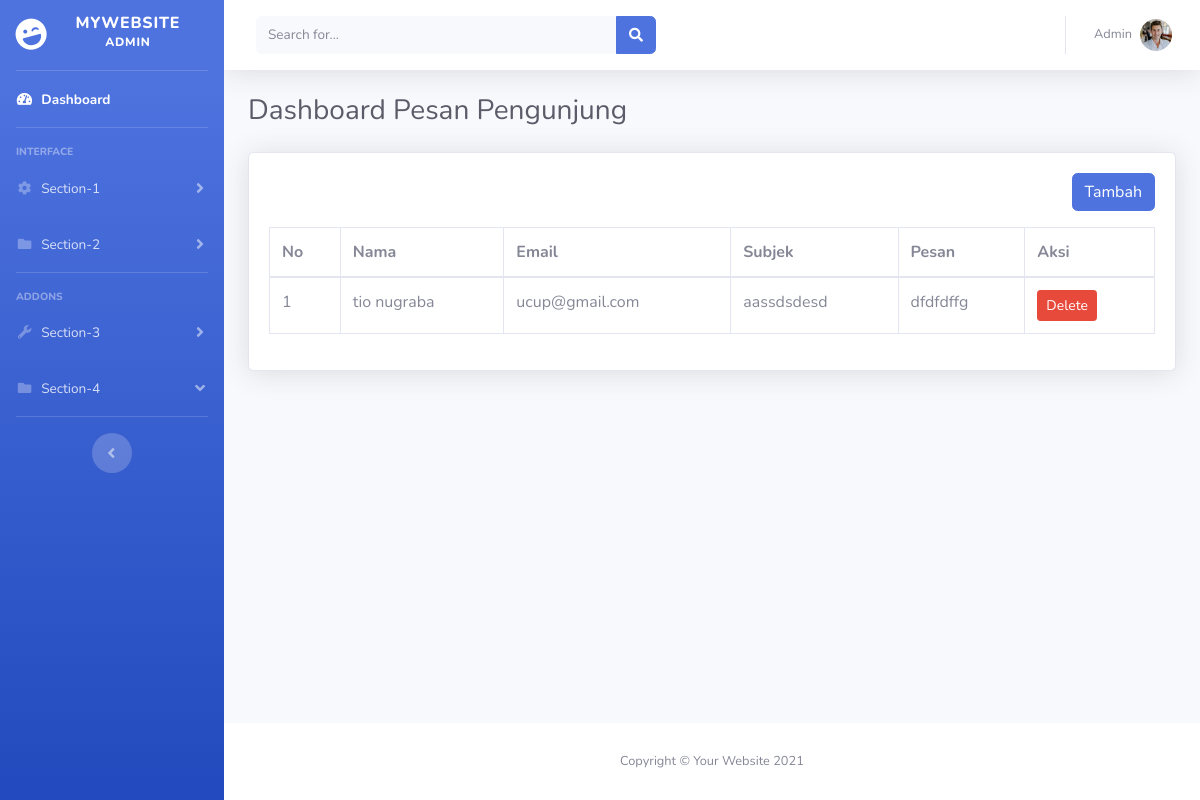
The page /admin/contact.php on the database as committed earlier.
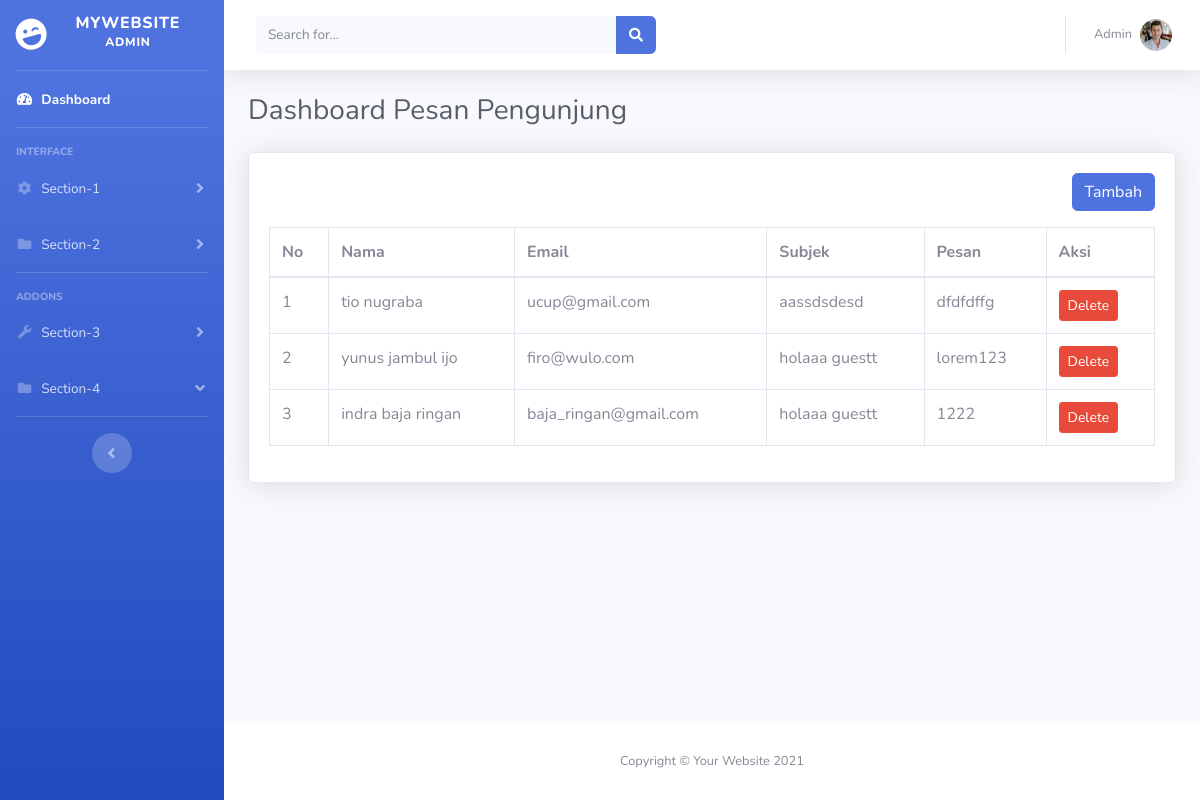
The same page on the database as committed later.
### tables this page shows
CREATE TABLE `contact` (
  `id` int(11) NOT NULL,
  `nama` varchar(50) NOT NULL,
  `email` varchar(100) NOT NULL,
  `subjek` text NOT NULL,
  `pesan` varchar(255) NOT NULL,
  `created_at` timestamp NOT NULL DEFAULT current_timestamp() ON UPDATE current_timestamp()
);

### admin/contact.php (the view, shortened to what this page needs)
<?php
include 'database/db.php';
$queryContact = mysqli_query($conn, "SELECT * FROM contact");
?>
<!DOCTYPE html>
<html lang="en">
<head>
    <?php include 'layout/css.php' ?>
</head>
<body id="page-top">
    <div id="wrapper">
        <?php include 'layout/sidebar.php' ?>
        <div id="content-wrapper" class="d-flex flex-column">
            <div id="content">
                <?php include 'layout/navbar.php' ?>
                <div class="container-fluid">
                    <div class="d-sm-flex align-items-center justify-content-between mb-4">
                        <h1 class="h3 mb-0 text-gray-800">Dashboard Pesan Pengunjung</h1>
                    </div>
                    <div class="card  shadow mb-4">
                        <div class="card-body">
                            <div align="right" class="mb-3">
                                <a href="tambah-content.php" class="btn btn-primary">Tambah</a>
                            </div>
                            <div class="table-responsive">
                                <table class="table table-bordered" width="100%">
                                    <thead>
                                        <tr>
                                            <th>No</th>
                                            <th>Nama</th>
                                            <th>Email</th>
                                            <th>Subjek</th>
                                            <th>Pesan</th>
                                            <th>Aksi</th>
                                        </tr>
                                    </thead>
                                    <tbody>
                                        <?php $no = 1;
                                        while ($rowContact = mysqli_fetch_assoc($queryContact)) { ?>
                                            <tr>
                                                <td><?php echo $no++ ?></td>
                                                <td><?php echo $rowContact['nama'] ?></td>
                                                <td><?php echo $rowContact['email'] ?></td>
                                                <td><?php echo $rowContact['subjek'] ?></td>
                                                <td><?php echo $rowContact['pesan'] ?></td>
                                                <td>
                                                    <a onclick="return confirm('Apakah anda yakin akan menghapus data ini??')"
                                                        href="contact.php?delete=<?php echo $rowContact['id'] ?>" class="btn btn-danger btn-sm">
                                                        <span class="tf-icon bx bx-trash bx-18px ">Delete</span>
                                                    </a>
                                                </td>
                                            </tr>
                                        <?php } ?>
                                    </tbody>
                                </table>
                            </div>
                        </div>
                    </div>
                </div>
            </div>
            <?php include 'layout/footer.php' ?>
        </div>
    </div>
</body>
</html>

Rows that differ between the two databases and show on the page:
added contact: nama "yunus jambul ijo", email "firo@wulo.com", subjek "holaaa guestt", pesan "lorem123"
added contact: nama "indra baja ringan", email "baja_ringan@gmail.com", subjek "holaaa guestt", pesan "1222"
